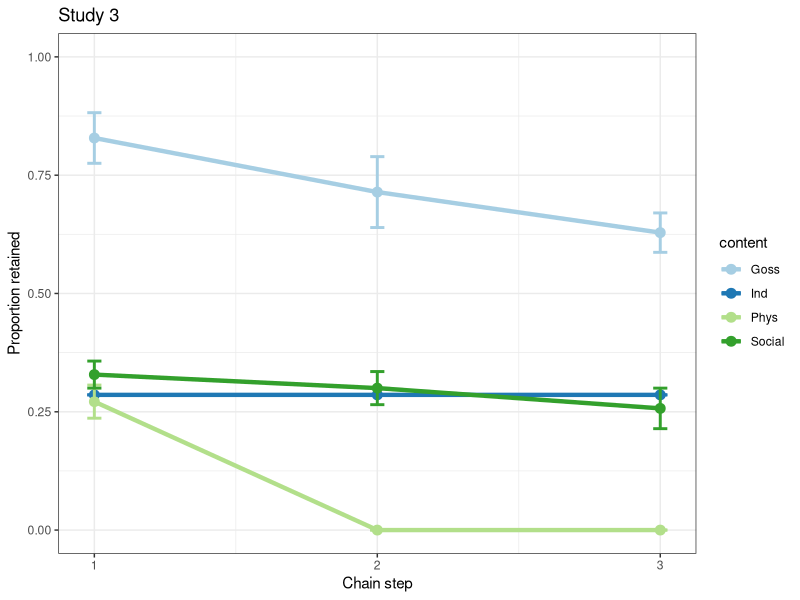
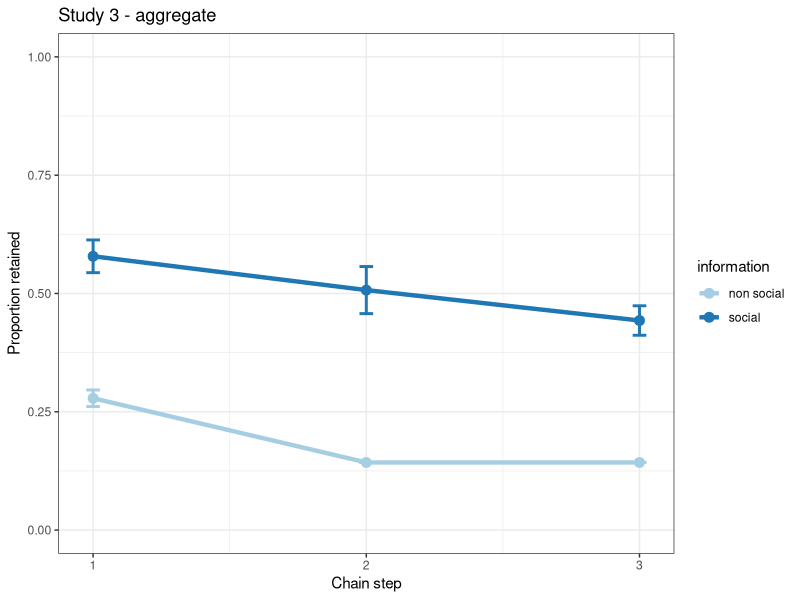
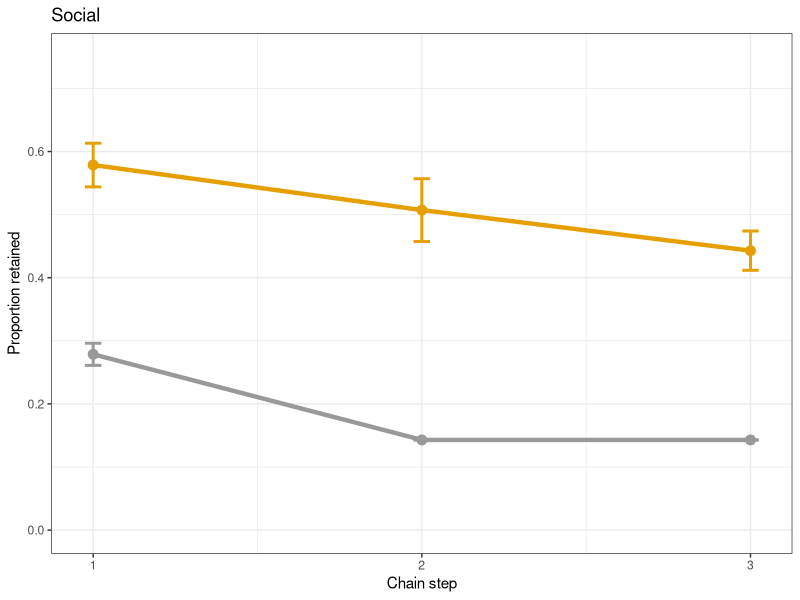
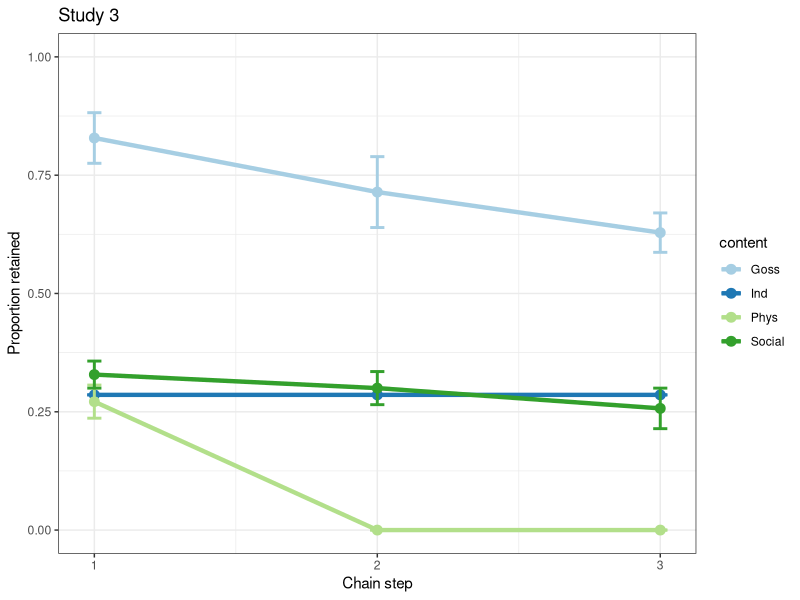
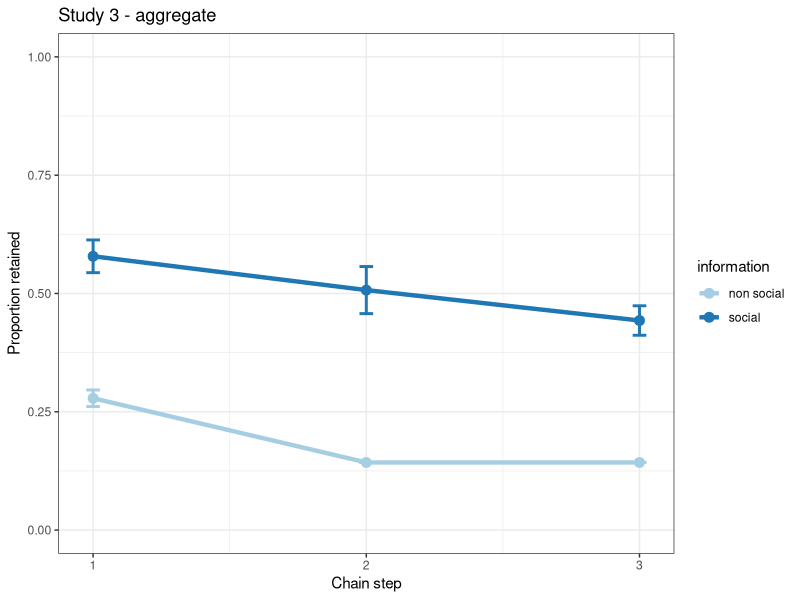
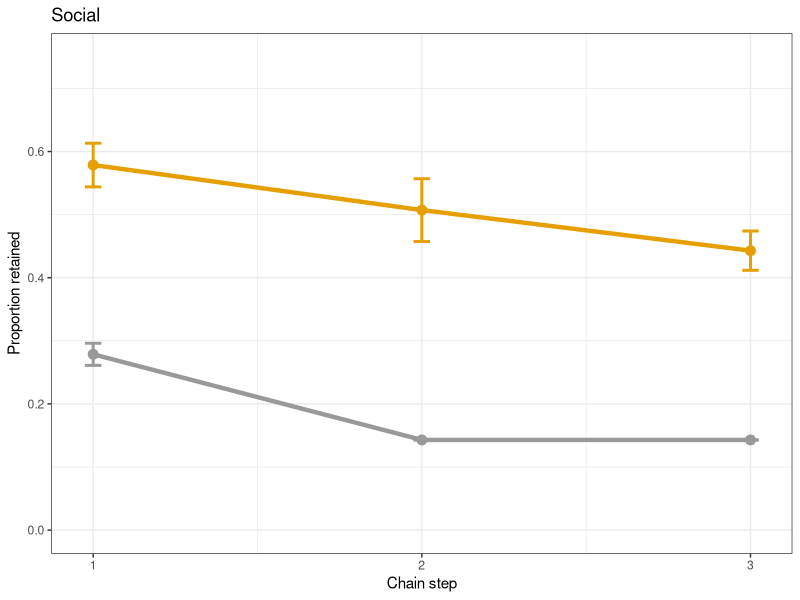

The R source for these figures, in order:
library(tidyverse)
library(lme4) 
library(lmerTest) 
library(RColorBrewer) # with colour-blind-friendly palettes



sim_data <- read_csv("study3.csv")
# there is an empty column in the original file:
sim_data <- sim_data %>%
  mutate(X5 = NULL) 

# find proportions:

sim_data <- sim_data %>%
  add_column(totals = 14) %>%
  mutate(proportion = count / totals)

# example plot (chains are averaged, content is separated):
sim_data %>%
  ggplot(aes(x=chain_step, y = proportion, colour = content)) +
  stat_summary(fun = mean, geom = "line", size = 1.5, aes(group = content, colour = content)) +
  stat_summary(fun = mean, geom = "point", size = 3) + 
  stat_summary(fun.data = mean_se, geom = "errorbar", width = 0.05, size = 1) + 
  ylim(0,1) +
  scale_color_brewer(palette = "Paired") +
  labs(x = "Chain step", y = "Proportion retained") +
  scale_x_continuous(breaks = c(1,2,3)) +
  theme_bw() +
  labs(title = "Study 3") 
ggsave("study3.pdf", height = 5, width = 6)


# group content together
data_content_aggr <- sim_data %>%
  add_column(social = NA) %>%
  mutate(information = if_else(content == "Goss" | content == "Social", 
                              "social", "non social")) %>%
  group_by(chain_id, chain_step, information) %>%
  summarise(count = sum(count)) %>%
  add_column(totals = rep(c(28,28), 15)) %>% # I am adding it manually
  mutate(proportion = count / totals)

data_content_aggr %>%
  ggplot(aes(x=chain_step, y = proportion, colour = information)) +
  stat_summary(fun = mean, geom = "line", size = 1.5, aes(group = information, colour = information)) +
  stat_summary(fun = mean, geom = "point", size = 3) + 
  stat_summary(fun.data = mean_se, geom = "errorbar", width = 0.05, size = 1) + 
  ylim(0,1) +
  scale_color_brewer(palette = "Paired") +
  labs(x = "Chain step", y = "Proportion retained") +
  scale_x_continuous(breaks = c(1,2,3)) +
  theme_bw() +
  labs(title = "Study 3 - aggregate")
ggsave("study3_aggregate.pdf", height = 5, width = 6)

out_model <- lmer(proportion ~ information + (1|chain_step) + (1|chain_id), data = data_content_aggr)

summary(out_model)
#                      Estimate Std. Error       df t value Pr(>|t|)    
# informationsocial  0.32143    0.01969 22.00000  16.328 8.81e-14 ***

# plot for publication :::::::::::::::::::::::::::::::::::::::::::::::::::::::::
pubPalette <- c("#999999", "#E69F00")
data_content_aggr %>%
  ggplot(aes(x=chain_step, y = proportion, colour = information)) +
  stat_summary(fun = mean, geom = "line", size = 1.5, aes(group = information, colour = information)) +
  stat_summary(fun = mean, geom = "point", size = 3) + 
  stat_summary(fun.data = mean_se, geom = "errorbar", width = 0.05, size = 1) + 
  scale_colour_manual(values = pubPalette) +
  theme_bw() +
  theme(legend.position = "none") +
  labs(x = "Chain step", y = "Proportion retained") +
  scale_x_continuous(breaks = c(1,2,3)) +
  labs(title = "Social") +
  ylim(0,.75) 
ggsave("../plot/study3.pdf", height = 4, width = 4)
# ::::::::::::::::::::::::::::::::::::::::::::::::::::::::::::::::::::::::::::::
